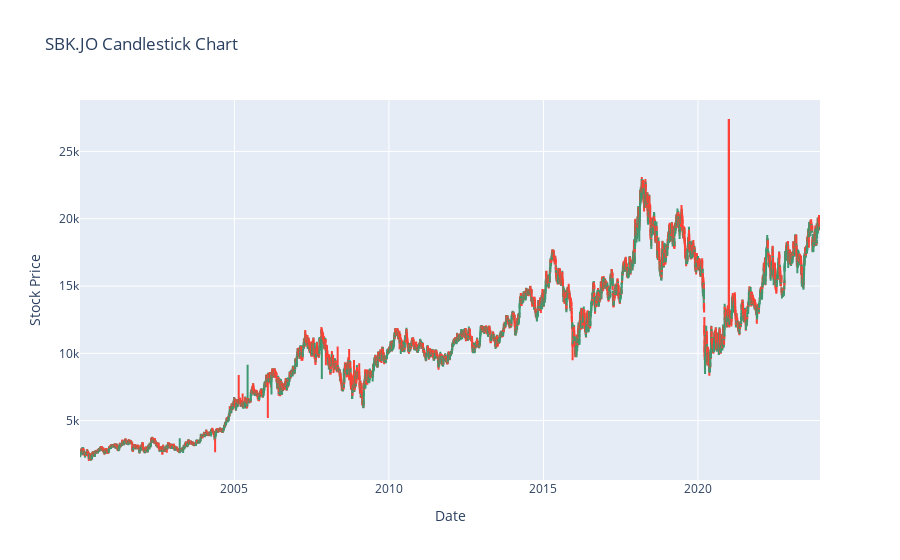

Notebook code cell kept with this figure:
### Markdown cell above
To be able to train models, we will need to look at trading models based on the day before. So we will add lag columns that contain relevant stock prices from the day before. We will also drop the 'Adj. Close' column because it is the same as the 'Close' column for the most part.

### Code cell
stonks = go.Figure(go.Candlestick(x=data.index,
                                   open=data['Open'],
                                   high=data['High'],
                                   low=data['Low'],
                                   close=data['Close'],
                                   
                                   name=f'{stock} Stock Chart'))

stonks.update_layout(title=f'{stock} Candlestick Chart',
                     xaxis_title='Date',
                     yaxis_title='Stock Price',
                     xaxis_rangeslider_visible=False)

stonks.show()

### Figure 1 — Plotly figure (JSON) as saved in the notebook; plotly's stock layout.template omitted (floating-point values rounded to 4 significant figures; data arrays with more than 128 entries replaced by an {"elided": "..."} marker saying what was removed)
{"data": [{"close": {"elided": "6147 float values"}, "high": {"elided": "6147 float values"}, "low": {"elided": "6147 float values"}, "name": "SBK.JO Stock Chart", "open": {"elided": "6147 float values"}, "type": "candlestick", "x": {"elided": "6147 str values"}}], "layout": {"title": {"text": "SBK.JO Candlestick Chart"}, "xaxis": {"rangeslider": {"visible": false}, "title": {"text": "Date"}}, "yaxis": {"title": {"text": "Stock Price"}}}}
